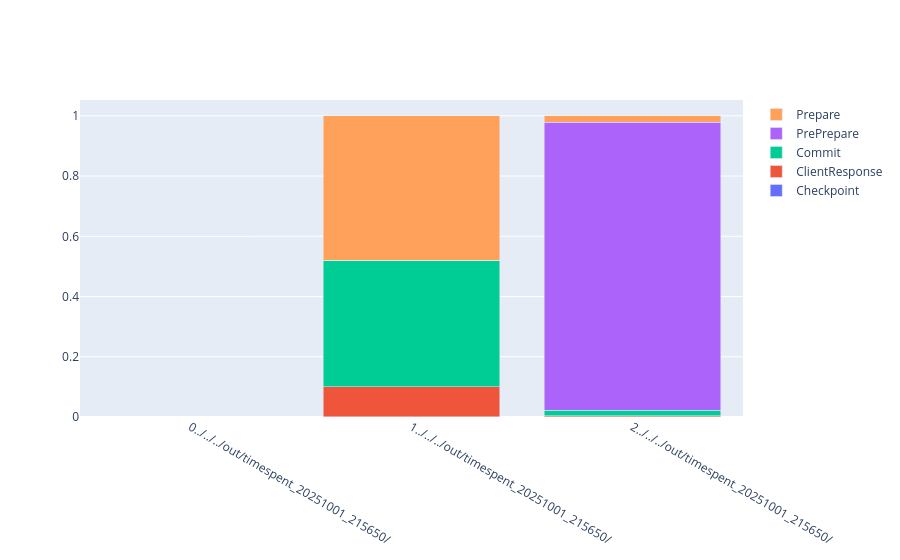

Notebook cell for this chart:
### Code cell
types = ["Checkpoint",	"ClientResponse"		,"Commit"	,"PrePrepare"	,"Prepare"]

average_by_folder_and_role = df_with_bytes.groupby(["folder","Role"]).mean(numeric_only=True).reset_index()
total_bytes_sent = average_by_folder_and_role[["folder","Role"]+types].groupby(["folder","Role"]).sum().sum(axis=1).reset_index().set_index(["folder","Role"])
total_bytes_sent[0].index.set_names(['folder', 'Role'], inplace=True)

normalized_bytes_per_folder = (
    average_by_folder_and_role.set_index(["folder", "Role"])[types]
    .div(total_bytes_sent[0], axis=0)
    .reset_index()
)
normalized_bytes_per_folder["Role"]=average_by_folder_and_role["Role"]
fig = go.Figure()

for typ in types:
    fig.add_trace(go.Bar(x=normalized_bytes_per_folder.Role.apply(str)+normalized_bytes_per_folder.folder.apply(str),y=normalized_bytes_per_folder[typ],name=typ))
fig.update_layout(barmode='stack')
fig.show()

### Figure 1 — Plotly figure (JSON) as saved in the notebook; plotly's stock layout.template omitted (floating-point values rounded to 4 significant figures)
{"data": [{"name": "Checkpoint", "type": "bar", "x": ["0../../../out/timespent_20251001_215650/", "1../../../out/timespent_20251001_215650/", "2../../../out/timespent_20251001_215650/"], "y": [NaN, 0.0004756, 2.125e-05]}, {"name": "ClientResponse", "type": "bar", "x": ["0../../../out/timespent_20251001_215650/", "1../../../out/timespent_20251001_215650/", "2../../../out/timespent_20251001_215650/"], "y": [NaN, 0.09973, 0.004385]}, {"name": "Commit", "type": "bar", "x": ["0../../../out/timespent_20251001_215650/", "1../../../out/timespent_20251001_215650/", "2../../../out/timespent_20251001_215650/"], "y": [NaN, 0.4198, 0.01883]}, {"name": "PrePrepare", "type": "bar", "x": ["0../../../out/timespent_20251001_215650/", "1../../../out/timespent_20251001_215650/", "2../../../out/timespent_20251001_215650/"], "y": [NaN, 0.0, 0.9552]}, {"name": "Prepare", "type": "bar", "x": ["0../../../out/timespent_20251001_215650/", "1../../../out/timespent_20251001_215650/", "2../../../out/timespent_20251001_215650/"], "y": [NaN, 0.48, 0.02153]}], "layout": {"barmode": "stack"}}
